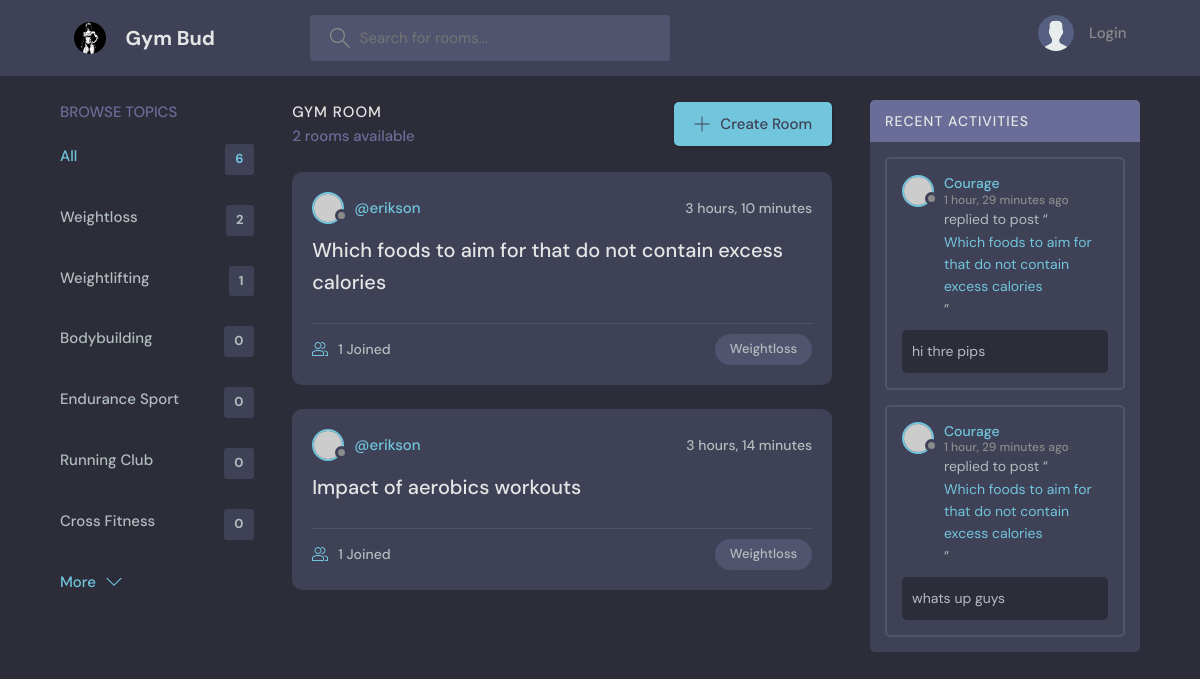
Page /?q=Weightloss on the committed database.
### gym_bud_app/models.py (models this page shows, shortened)
class Topic(models.Model):
    name = models.CharField(max_length=200)

class Room(models.Model):
    host = models.ForeignKey(User, models.SET_NULL, null=True)
    topic = models.ForeignKey(Topic, models.SET_NULL, null=True)
    name = models.CharField(max_length=200)
    description = models.TextField(null=True, blank=True)
    participants = models.ManyToManyField(User, related_name='participants', blank=True)
    updated = models.DateTimeField(auto_now=True)
    created = models.DateTimeField(auto_now_add=True)
    class Meta:
        ordering = ['-updated','-created']
    def __str__(self):
        return self.name

class Message(models.Model):
    user = models.ForeignKey(User, on_delete=models.CASCADE)
    room = models.ForeignKey(Room, on_delete=models.CASCADE)
    body = models.TextField()
    update = models.DateTimeField(auto_now=True)
    created = models.DateTimeField(auto_now_add=True)
    class Meta:
        ordering = ['-created']

### gym_bud_app/views.py (the view)
# urls.py: 2. Add a URL to urlpatterns:  path('', views.home, name='home')
def home(request):
    q = request.GET.get('q') if request.GET.get('q') != None else ""
    rooms = Room.objects.filter(Q(topic__name__icontains=q) | Q(name__icontains=q) | Q(description__icontains=q))
    topics = Topic.objects.all()
    room_messages = Message.objects.filter(Q(room__topic__name__icontains=q))
    room_count = rooms.count()
    context = {'rooms': rooms}
    return render(request,'base/home.html', {'rooms': rooms, 'topics': topics,'room_count': room_count, 'room_messages': room_messages})

### gym_bud_app/templates/base/home.html (shortened to what this page needs)
{% extends 'main.html' %} {% block content %}
<main class="layout layout--3">
  <div class="container">
    {% include 'base/topics_component.html' %}
    <div class="roomList">
      <div class="roomList__header">
        <div>
          <h2>Gym Room</h2>
          <p>{{rooms.count}} rooms available</p>
        </div>
        <a class="btn btn--main" href="{% url 'create-room' %}">
          <svg
            version="1.1"
            xmlns="http://www.w3.org/2000/svg"
            width="32"
            height="32"
            viewBox="0 0 32 32"
          >
            <title>add</title>
            <path
              d="M16.943 0.943h-1.885v14.115h-14.115v1.885h14.115v14.115h1.885v-14.115h14.115v-1.885h-14.115v-14.115z"
            ></path>
          </svg>
          Create Room
        </a>
      </div>
      {% include 'base/feed_component.html' %}
    </div>
    {% include 'base/activity_component.html' %}
  </div>
</main>
{% endblock %}

### gym_bud_app/templates/base/topics_component.html
<div class="topics">
  <div class="topics__header">
    <h2>Browse Topics</h2>
  </div>
  <ul class="topics__list">
    <li>
      <a href="{% url 'home' %}" class="active"
        >All <span>{{topics.count}}</span></a
      >
    </li>
    {% for topic in topics %}
    <li>
      <a href="{% url 'home' %}?q={{topic.name}}"
        >{{topic.name}}<span>{{topic.room_set.all.count}}</span></a
      >
    </li>
    {% endfor %}
  </ul>
  <a class="btn btn--link" href="topics.html">
    More
    <svg
      version="1.1"
      xmlns="http://www.w3.org/2000/svg"
      width="32"
      height="32"
      viewBox="0 0 32 32"
    >
      <title>chevron-down</title>
      <path d="M16 21l-13-13h-3l16 16 16-16h-3l-13 13z"></path>
    </svg>
  </a>
</div>

### gym_bud_app/templates/base/feed_component.html (shortened to what this page needs)
{% for room in rooms %}
<div class="roomListRoom">
  <div class="roomListRoom__header">
    <a
      href="{% url 'user-profile' room.host.id %}"
      class="roomListRoom__author"
    >
      <div class="avatar avatar--small">
        <img src="https://randomuser.me/api/portraits/women/11.jpg" />
      </div>
      <span>@{{room.host.username}}</span>
    </a>
    <div class="roomListRoom__actions">
      <span>{{room.created|timesince}}</span>
    </div>
  </div>
  <div class="roomListRoom__content">
    <a href="{% url 'room' room.id %}">{{room.name}}</a>
  </div>
  <div class="roomListRoom__meta">
    <a href="{% url 'room' room.id %}" class="roomListRoom__joined">
      {{room.participants.all.count}} Joined
    </a>
    <p class="roomListRoom__topic">{{room.topic.name}}</p>
  </div>
</div>
{% endfor %}

### gym_bud_app/templates/base/activity_component.html (shortened to what this page needs)
<div class="activities">
  <div class="activities__header">
    <h2>Recent Activities</h2>
  </div>
  {% for message in room_messages %}
  <div class="activities__box">
    <div class="activities__boxHeader roomListRoom__header">
      <a
        href="{% url 'user-profile' message.user.id %}"
        class="roomListRoom__author"
      >
        <div class="avatar avatar--small">
          <img src="https://randomuser.me/api/portraits/women/11.jpg" />
        </div>
        <p>
          {{message.user|capfirst}}
          <span>{{message.created|timesince}} ago</span>
        </p>
      </a>
    </div>
    <div class="activities__boxContent">
      <p>
        replied to post “<a href="{% url 'room' message.room.id %}"
          >{{message.room}}</a
        >”
      </p>
      <div class="activities__boxRoomContent">{{message.body}}</div>
    </div>
  </div>
  {% endfor %}
</div>

### rows in the picture
Topic: name "Weightloss", room_set.all.count "2"
Topic: name "Weightlifting", room_set.all.count "1"
Topic: name "Bodybuilding", room_set.all.count "0"
Topic: name "Endurance Sport", room_set.all.count "0"
Topic: name "Running Club", room_set.all.count "0"
Topic: name "Cross Fitness", room_set.all.count "0"
Room: host.username "erikson", created "3 hours, 10 minutes", name "Which foods to aim for that do not contain excess calories", participants.all.count "1", topic.name "Weightloss"
Room: host.username "erikson", created "3 hours, 14 minutes", name "Impact of aerobics workouts", participants.all.count "1", topic.name "Weightloss"
Message: user "Courage", created "1 hour, 29 minutes", room "Which foods to aim for that do not contain excess calories", body "hi thre pips"
Message: user "Courage", created "1 hour, 29 minutes", room "Which foods to aim for that do not contain excess calories", body "whats up guys"

### other values in the picture
{{ topics.count }} "6"
{{ rooms.count }} "2"
